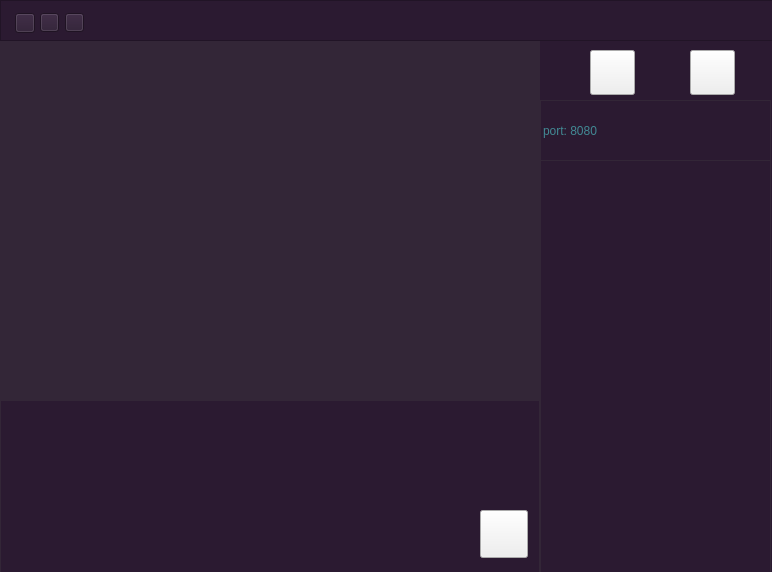
<?xml version="1.0" encoding="UTF-8"?>
<ui version="4.0">
 <class>Server</class>
 <widget class="QMainWindow" name="Server">
  <property name="geometry">
   <rect>
    <x>0</x>
    <y>0</y>
    <width>772</width>
    <height>572</height>
   </rect>
  </property>
  <property name="windowTitle">
   <string>Server</string>
  </property>
  <property name="styleSheet">
   <string notr="true">QMainWindow
{
	background-color: rgb(43, 26, 49);
}
#closeBt
{
	
	border-image: url(:/close.png);
}
#closeBt:hover
{
	
	border-image: url(:/close_hover.png);
}
#minBt
{
	
	border-image: url(:/min.png);
}
#minBt:hover
{
	
	border-image: url(:/min_hover.png);
}
#maxBt
{
	
	border-image: url(:/max.png);
}
#maxBt:hover
{
	
	border-image: url(:/max.png);
}
#sendmsgBt
{
border-image: url(:/send.png);
}
#sendmsgBt:hover
{

border-image: url(:/send_hover.png);
}
#connBt
{
border-image: url(:/RMS.png);
}
#connBt:hover
{
border-image: url(:/RMS_hover.png);
}
#stopBt
{
border-image: url(:/stop.png);
}
#stopBt:hover
{
border-image: url(:/stop_hover.png);
}







</string>
  </property>
  <widget class="QWidget" name="centralWidget">
   <widget class="QPushButton" name="connBt">
    <property name="geometry">
     <rect>
      <x>590</x>
      <y>50</y>
      <width>45</width>
      <height>45</height>
     </rect>
    </property>
    <property name="text">
     <string/>
    </property>
    <property name="icon">
     <iconset>
      <normaloff>connect.svg</normaloff>connect.svg</iconset>
    </property>
    <property name="iconSize">
     <size>
      <width>45</width>
      <height>45</height>
     </size>
    </property>
   </widget>
   <widget class="QLineEdit" name="portEdit">
    <property name="geometry">
     <rect>
      <x>540</x>
      <y>100</y>
      <width>231</width>
      <height>61</height>
     </rect>
    </property>
    <property name="styleSheet">
     <string notr="true">background-color: rgb(43, 26, 49);
font: 300 12pt &quot;Bahnschrift Light&quot;;
border:1px solid#332637;
color: rgb(87, 247, 245);
</string>
    </property>
    <property name="placeholderText">
     <string>port: 8080</string>
    </property>
   </widget>
   <widget class="QTextBrowser" name="ipBrowser">
    <property name="geometry">
     <rect>
      <x>540</x>
      <y>160</y>
      <width>231</width>
      <height>421</height>
     </rect>
    </property>
    <property name="styleSheet">
     <string notr="true">background-color: rgb(43, 26, 49);
font: 300 10pt &quot;Bahnschrift Light&quot;;
border:1px solid#332637;
color: rgb(87, 247, 245);
</string>
    </property>
   </widget>
   <widget class="QPushButton" name="stopBt">
    <property name="geometry">
     <rect>
      <x>690</x>
      <y>50</y>
      <width>45</width>
      <height>45</height>
     </rect>
    </property>
    <property name="text">
     <string/>
    </property>
    <property name="icon">
     <iconset>
      <normaloff>disconnect.svg</normaloff>disconnect.svg</iconset>
    </property>
    <property name="iconSize">
     <size>
      <width>45</width>
      <height>45</height>
     </size>
    </property>
   </widget>
   <widget class="QTextBrowser" name="msgBrowser">
    <property name="geometry">
     <rect>
      <x>0</x>
      <y>40</y>
      <width>540</width>
      <height>361</height>
     </rect>
    </property>
    <property name="styleSheet">
     <string notr="true">	background-color:rgb(51, 38, 55);
font: 300 12pt &quot;Bahnschrift Light&quot;;
border:1,5px solid#775e7e;
color: rgb(87, 247, 245);
</string>
    </property>
    <property name="lineWrapMode">
     <enum>QTextEdit::WidgetWidth</enum>
    </property>
   </widget>
   <widget class="QTextEdit" name="sendEdit">
    <property name="geometry">
     <rect>
      <x>0</x>
      <y>400</y>
      <width>540</width>
      <height>181</height>
     </rect>
    </property>
    <property name="styleSheet">
     <string notr="true">background-color: rgb(43, 26, 49);
font: 300 12pt &quot;Bahnschrift Light&quot;;
border:1px solid#332637;
color: rgb(87, 247, 245);
</string>
    </property>
   </widget>
   <widget class="QFrame" name="frame">
    <property name="geometry">
     <rect>
      <x>0</x>
      <y>0</y>
      <width>781</width>
      <height>41</height>
     </rect>
    </property>
    <property name="styleSheet">
     <string notr="true">background-color:rgb(43, 26, 49);</string>
    </property>
    <property name="frameShape">
     <enum>QFrame::StyledPanel</enum>
    </property>
    <property name="frameShadow">
     <enum>QFrame::Raised</enum>
    </property>
    <widget class="QPushButton" name="closeBt">
     <property name="geometry">
      <rect>
       <x>15</x>
       <y>13</y>
       <width>20</width>
       <height>20</height>
      </rect>
     </property>
     <property name="sizePolicy">
      <sizepolicy hsizetype="Minimum" vsizetype="Ignored">
       <horstretch>0</horstretch>
       <verstretch>0</verstretch>
      </sizepolicy>
     </property>
     <property name="text">
      <string/>
     </property>
     <property name="icon">
      <iconset>
       <normaloff>close.svg</normaloff>close.svg</iconset>
     </property>
     <property name="iconSize">
      <size>
       <width>19</width>
       <height>19</height>
      </size>
     </property>
    </widget>
    <widget class="QPushButton" name="minBt">
     <property name="geometry">
      <rect>
       <x>40</x>
       <y>13</y>
       <width>19</width>
       <height>19</height>
      </rect>
     </property>
     <property name="text">
      <string/>
     </property>
     <property name="icon">
      <iconset>
       <normaloff>collapse.svg</normaloff>collapse.svg</iconset>
     </property>
    </widget>
    <widget class="QPushButton" name="maxBt">
     <property name="geometry">
      <rect>
       <x>65</x>
       <y>13</y>
       <width>19</width>
       <height>19</height>
      </rect>
     </property>
     <property name="text">
      <string/>
     </property>
     <property name="icon">
      <iconset>
       <normaloff>resize.svg</normaloff>resize.svg</iconset>
     </property>
     <property name="iconSize">
      <size>
       <width>18</width>
       <height>18</height>
      </size>
     </property>
    </widget>
   </widget>
   <widget class="QPushButton" name="sendmsgBt">
    <property name="geometry">
     <rect>
      <x>480</x>
      <y>510</y>
      <width>48</width>
      <height>48</height>
     </rect>
    </property>
    <property name="text">
     <string/>
    </property>
    <property name="icon">
     <iconset>
      <normaloff>send.svg</normaloff>send.svg</iconset>
    </property>
    <property name="iconSize">
     <size>
      <width>48</width>
      <height>48</height>
     </size>
    </property>
    <property name="autoDefault">
     <bool>false</bool>
    </property>
    <property name="default">
     <bool>false</bool>
    </property>
    <property name="flat">
     <bool>false</bool>
    </property>
   </widget>
  </widget>
 </widget>
 <layoutdefault spacing="6" margin="11"/>
 <resources/>
 <connections/>
</ui>
